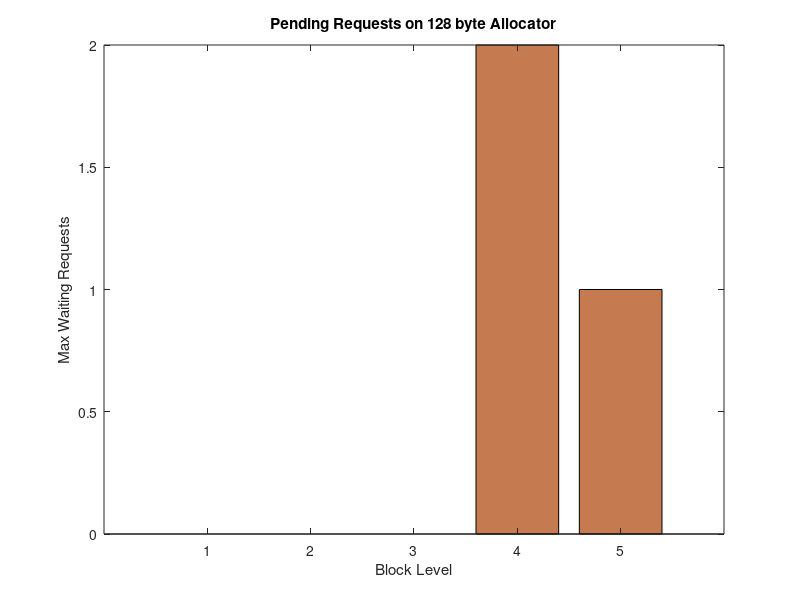
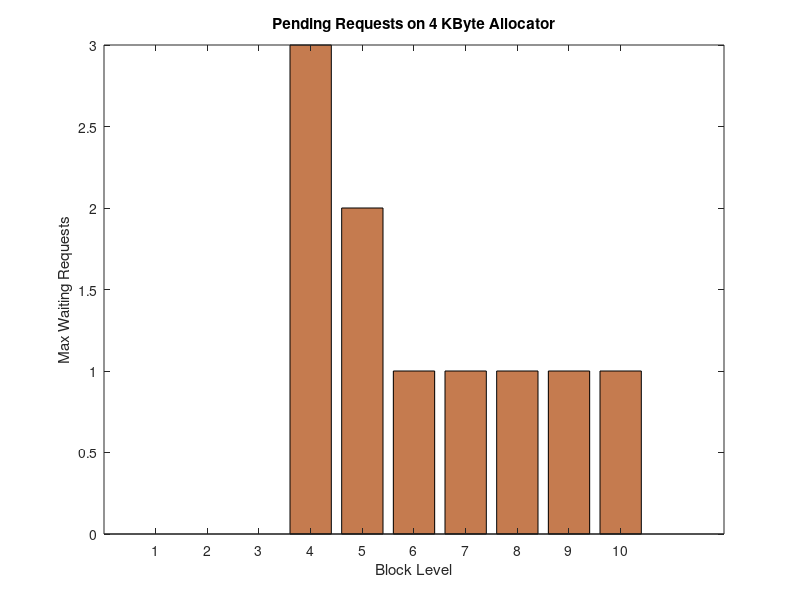
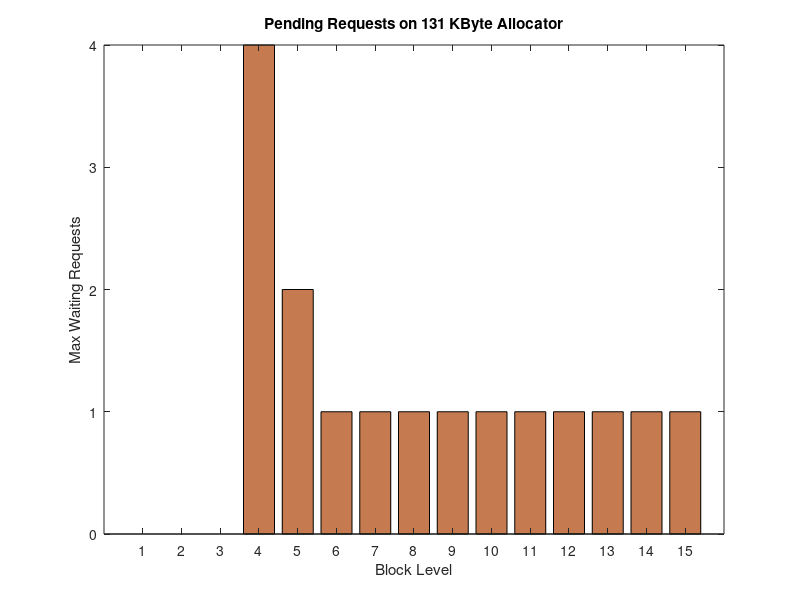

Reproduce these figures in MATLAB, in order.
%High Water of Waiting Requests
levels_5 = [0 0 0 2 1];
levels_10 = [0 0 0 3 2 1 1 1 1 1];
levels_15 = [0 0 0 4 2 1 1 1 1 1 1 1 1 1 1];

cc = copper();
bar(levels_5, 'facecolor', cc(40,:));
title('Pending Requests on 128 byte Allocator');
ylabel('Max Waiting Requests');
xlabel('Block Level');
print -dpng 'PendingRequests5Levels.png'

bar(levels_10, 'facecolor', cc(40,:));
title('Pending Requests on 4 KByte Allocator');
ylabel('Max Waiting Requests');
xlabel('Block Level');
print -dpng 'PendingRequests10Levels.png'

bar(levels_15, 'facecolor', cc(40,:));
title('Pending Requests on 131 KByte Allocator');
ylabel('Max Waiting Requests');
xlabel('Block Level');
print -dpng 'PendingRequests15Levels.png'

